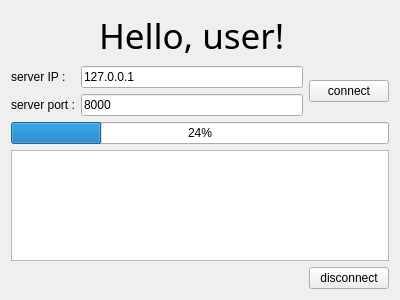
<?xml version="1.0" encoding="UTF-8"?>
<ui version="4.0">
 <class>clientWidget</class>
 <widget class="QWidget" name="clientWidget">
  <property name="geometry">
   <rect>
    <x>0</x>
    <y>0</y>
    <width>400</width>
    <height>300</height>
   </rect>
  </property>
  <property name="windowTitle">
   <string>Form</string>
  </property>
  <layout class="QGridLayout" name="gridLayout">
   <item row="0" column="0" colspan="2">
    <spacer name="horizontalSpacer">
     <property name="orientation">
      <enum>Qt::Horizontal</enum>
     </property>
     <property name="sizeHint" stdset="0">
      <size>
       <width>40</width>
       <height>20</height>
      </size>
     </property>
    </spacer>
   </item>
   <item row="4" column="0" colspan="5">
    <widget class="QProgressBar" name="progressBar">
     <property name="value">
      <number>24</number>
     </property>
    </widget>
   </item>
   <item row="3" column="0">
    <widget class="QLabel" name="label_2">
     <property name="text">
      <string>server port :</string>
     </property>
    </widget>
   </item>
   <item row="2" column="1" colspan="3">
    <widget class="QLineEdit" name="lineEditIP">
     <property name="text">
      <string>127.0.0.1</string>
     </property>
    </widget>
   </item>
   <item row="0" column="2">
    <widget class="QLabel" name="label_3">
     <property name="font">
      <font>
       <family>Rockwell</family>
       <pointsize>26</pointsize>
      </font>
     </property>
     <property name="text">
      <string>Hello, user!</string>
     </property>
    </widget>
   </item>
   <item row="3" column="1" colspan="3">
    <widget class="QLineEdit" name="lineEditPort">
     <property name="text">
      <string>8000</string>
     </property>
    </widget>
   </item>
   <item row="0" column="3" colspan="2">
    <spacer name="horizontalSpacer_2">
     <property name="orientation">
      <enum>Qt::Horizontal</enum>
     </property>
     <property name="sizeHint" stdset="0">
      <size>
       <width>40</width>
       <height>20</height>
      </size>
     </property>
    </spacer>
   </item>
   <item row="2" column="0">
    <widget class="QLabel" name="label">
     <property name="text">
      <string>server IP :</string>
     </property>
    </widget>
   </item>
   <item row="2" column="4" rowspan="2">
    <widget class="QPushButton" name="buttonConnect">
     <property name="text">
      <string>connect</string>
     </property>
    </widget>
   </item>
   <item row="5" column="0" colspan="5">
    <widget class="QTextEdit" name="textEdit"/>
   </item>
   <item row="6" column="4">
    <widget class="QPushButton" name="buttonDisconnect">
     <property name="text">
      <string>disconnect</string>
     </property>
    </widget>
   </item>
  </layout>
 </widget>
 <resources/>
 <connections/>
</ui>
